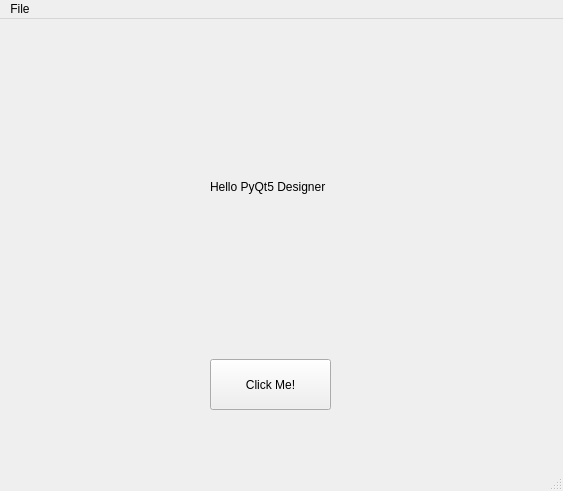
<?xml version="1.0" encoding="UTF-8"?>
<ui version="4.0">
 <class>MainWindow</class>
 <widget class="QMainWindow" name="MainWindow">
  <property name="geometry">
   <rect>
    <x>0</x>
    <y>0</y>
    <width>563</width>
    <height>491</height>
   </rect>
  </property>
  <property name="windowTitle">
   <string>MainWindow</string>
  </property>
  <widget class="QWidget" name="centralwidget">
   <widget class="QPushButton" name="button1">
    <property name="geometry">
     <rect>
      <x>210</x>
      <y>340</y>
      <width>121</width>
      <height>51</height>
     </rect>
    </property>
    <property name="text">
     <string>Click Me!</string>
    </property>
   </widget>
   <widget class="QLabel" name="label1">
    <property name="geometry">
     <rect>
      <x>210</x>
      <y>160</y>
      <width>141</width>
      <height>16</height>
     </rect>
    </property>
    <property name="text">
     <string>Hello PyQt5 Designer</string>
    </property>
   </widget>
  </widget>
  <widget class="QMenuBar" name="menubar">
   <property name="geometry">
    <rect>
     <x>0</x>
     <y>0</y>
     <width>563</width>
     <height>26</height>
    </rect>
   </property>
   <widget class="QMenu" name="menuFile">
    <property name="title">
     <string>File</string>
    </property>
   </widget>
   <addaction name="menuFile"/>
  </widget>
  <widget class="QStatusBar" name="statusbar"/>
 </widget>
 <resources/>
 <connections/>
</ui>
